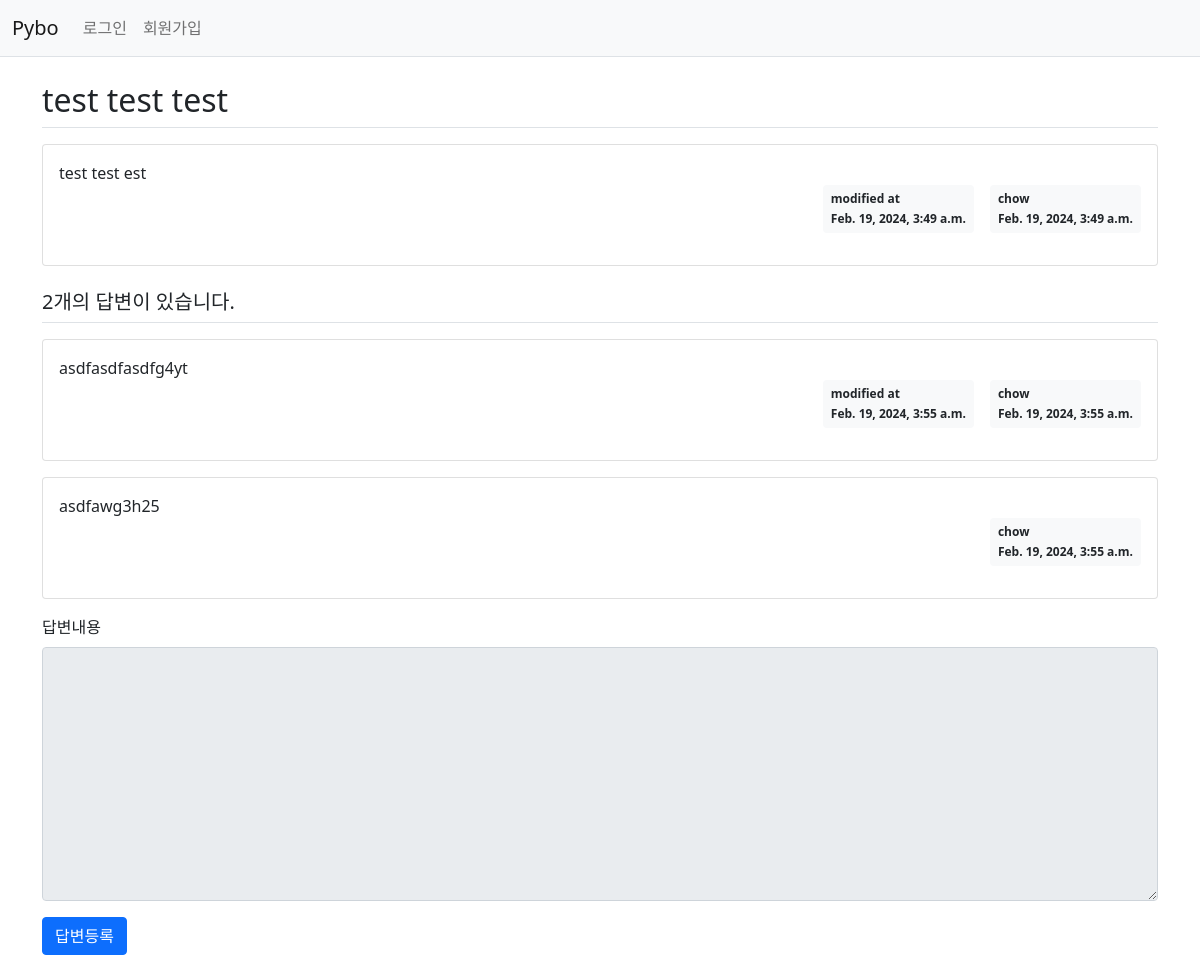
Screenshot of /pybo/313/ with the database file from the repository.
### pybo/models.py (models this page shows)
class Question(models.Model):
    author = models.ForeignKey(User, on_delete=models.CASCADE)
    subject = models.CharField(max_length=200)
    content = models.TextField()
    create_date = models.DateTimeField()
    modify_date = models.DateTimeField(null=True, blank=True)
    def __str__(self):
        return self.subject

class Answer(models.Model):
    author = models.ForeignKey(User, on_delete=models.CASCADE)
    question = models.ForeignKey(Question, on_delete=models.CASCADE)
    content = models.TextField()
    create_date = models.DateTimeField()
    modify_date = models.DateTimeField(null=True, blank=True)

### pybo/views/base_views.py (the view)
# urls.py: path("<int:question_id>/", base_views.detail, name="detail"),
def detail(req, question_id):
    question = get_object_or_404(Question, pk=question_id)
    context = {"question": question}
    print("--------------------", question)
    return render(req, "pybo/question_detail.html", context)

### templates/pybo/question_detail.html (shortened to what this page needs)
{% extends 'base.html' %}
{% block content %}
<div class="container my-3">
    <h2 class="border-bottom py-2">{{ question.subject }}</h2>
    <div class="card my-3">
        <div class="card-body">
            <div class="card-text" style="white-space: pre-line;">{{ question.content }}</div>
            <div class="d-flex justify-content-end">
                {% if question.modify_date %}
                <div class="badge bg-light text-dark p-2 text-start mx-3">
                    <div class="mb-2">modified at</div>
                    <div>{{question.modify_date}}</div>
                </div>
                {% endif %}
                <div class="badge bg-light text-dark p-2 text-start">
                    <div class="mb-2">{{question.author.username}}</div>
                    <div>{{ question.create_date }}</div>
                </div>
            </div>
        </div>
    </div>
    <h5 class="border-bottom my-3 py-2">{{ question.answer_set.count }}개의 답변이 있습니다.</h5>
    {% for answer in question.answer_set.all %}
    <div class="card my-3">
        <div class="card-body">
            <div class="card-text" style="white-space: pre-line;">{{ answer.content }}</div>
            <div class="d-flex justify-content-end">
                {% if answer.modify_date %}
                <div class="badge bg-light text-dark p-2 text-start mx-3">
                    <div class="mb-2">modified at</div>
                    <div>{{answer.modify_date}}</div>
                </div>
                {% endif %}
                <div class="badge bg-light text-dark p-2 text-start">
                    <div class="mb-2">{{answer.author.username}}</div>
                    <div>{{ answer.create_date }}</div>
                </div>
            </div>
        </div>
    </div>
    {% endfor %}
    <form action="{% url 'pybo:answer_create' question.id %}" method="post" class="my-3">
        <div class="mb-3">
            <label for="content" class="form-label">답변내용</label>
            <textarea {% if not user.is_authenticated %}disabled{% endif %} name="content" id="content" class="form-control" rows="10"></textarea>
        </div>
        <input type="submit" value="답변등록" class="btn btn-primary">
    </form>
</div>
{% endblock %}

### templates/base.html (shortened to what this page needs)
{% load static %}
<!doctype html>
<html lang="ko">
<head>
    <link rel="stylesheet" type="text/css" href="{% static 'bootstrap.min.css' %}">
    <link rel="stylesheet" type="text/css" href="{% static 'style.css' %}">
</head>
<body>
{% include "navbar.html" %}
{% block content %}
{% endblock %}
</body>
</html>

### templates/navbar.html (shortened to what this page needs)
<nav class="navbar navbar-expand-lg navbar-light bg-light border-bottom">
    <div class="container-fluid">
        <a class="navbar-brand" href="{% url 'pybo:index' %}">Pybo</a>
        <div class="collapse navbar-collapse" id="navbarSupportedContent">
            <ul class="navbar-nav me-auto mb-2 mb-lg-0">
                <li class="nav-item">
                    {% if user.is_authenticated %}
                    <a class="nav-link" href="{% url 'common:logout' %}">{{user.username}} (로그아웃)</a>
                    {% else %}
                    <a class="nav-link" href="{% url 'common:login' %}">로그인</a>
                    {% endif %}
                </li>
                <li>
                    {% if not user.is_authenticated %}
                    <a class="nav-link" href="{% url 'common:signup' %}">회원가입</a>
                    {% endif %}
                </li>
            </ul>
        </div>
    </div>
</nav>

### rows the page displays
Question: subject "test test test", content "test test est", modify_date "Feb. 19, 2024, 3:49 a.m.", author.username "chow", create_date "Feb. 19, 2024, 3:49 a.m.", answer_set.count "2"
Answer: content "asdfasdfasdfg4yt", modify_date "Feb. 19, 2024, 3:55 a.m.", author.username "chow", create_date "Feb. 19, 2024, 3:55 a.m."
Answer: content "asdfawg3h25", author.username "chow", create_date "Feb. 19, 2024, 3:55 a.m."
